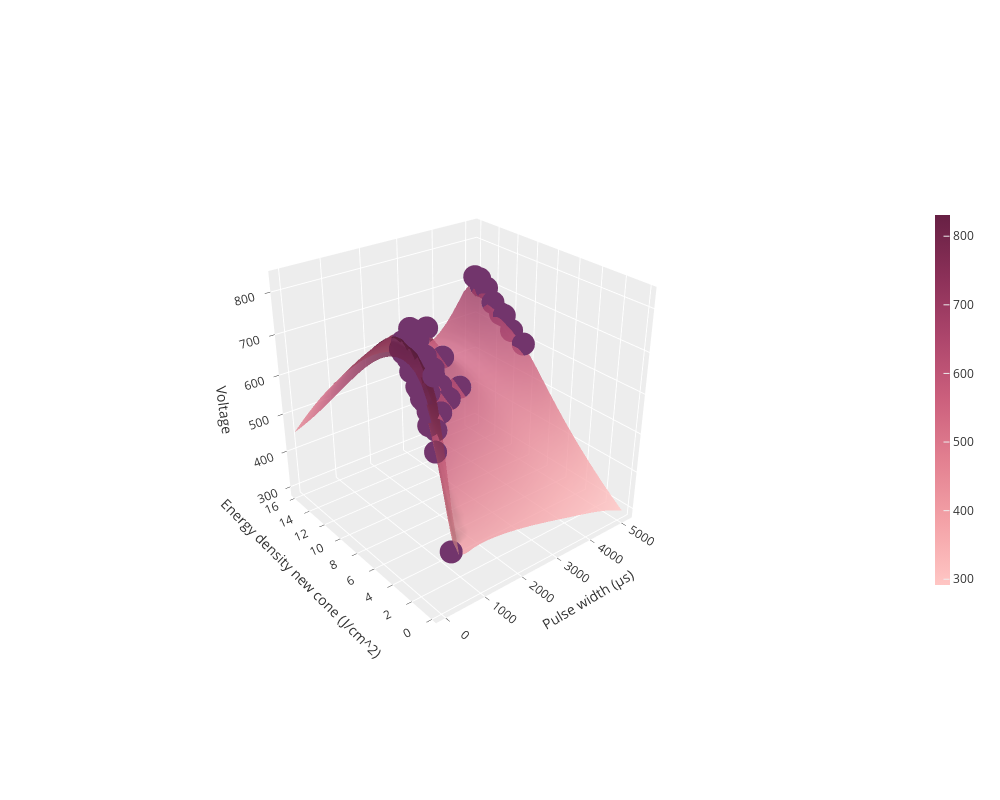

Write notebook code for a chart like this one.
### Code cell
import plotly.graph_objects as go
import matplotlib.pyplot as plt
import matplotlib as mpl

fig = go.Figure(data=[go.Scatter3d(z=volts_bol_dat, 
                                    x=time_bol_dat,
                                    y=energy_den_bol_dat, 
                                    mode='markers',
                                    marker={'color':'#72356c'},
                                    name='GP regression')])
fig.add_trace(go.Surface(z=volt_on_grid, 
                            x=raw_post_test_grid[:,0],
                            y=raw_post_test_grid[:,1],
                            opacity=0.8,
                            colorscale = "Burg",
                            colorbar=dict(thickness=15, len=0.5)))

fig.update_layout(width=1000, height=800,
                    legend=dict(orientation="h", yanchor="top", y=1.02, 
                    xanchor="left",x=1), margin=dict(r=20, l=10, b=10, t=10), 
                        scene=dict(
                        xaxis_title="Pulse width (μs)",
                        yaxis_title="Energy density new cone (J/cm^2)",
                        zaxis_title='Voltage')
                    )
camera = dict(
        up=dict(x=0, y=0, z=1),
        center=dict(x=0, y=0, z=0),
        eye=dict(x=-2, y=-2.5, z=1.75)
)
fig.update_layout(scene_camera=camera)
fig.update_layout(template="ggplot2")
fig.show()

### Figure 1 — Plotly figure (JSON) as saved in the notebook; plotly's stock layout.template omitted (floating-point values rounded to 4 significant figures; data arrays with more than 128 entries replaced by an {"elided": "..."} marker saying what was removed)
{"data": [{"marker": {"color": "#72356c"}, "mode": "markers", "name": "GP regression", "x": [400, 500, 1000, 1500, 2000, 2500, 5000, 500, 1000, 1500, 2000, 2500, 5000, 300, 500, 1000, 1500, 2000, 2500, 5000, 200, 300, 400, 500, 800, 100, 200, 300, 400, 495, 500, 1000, 1500, 2000, 5000, 500, 500, 500, 500, 1000, 1000, 1000, 2000, 2000, 2000, 2000, 2000, 5000, 5000, 5000, 5000, 5000, 2000], "y": [0.61, 2.4, 4.34, 5.83, 6.91, 7.74, 10.01, 3.01, 5.45, 7.21, 8.55, 9.53, 12.11, 2.23, 3.65, 6.55, 8.63, 10.13, 11.23, 14.11, 1.72, 2.69, 3.58, 4.43, 6.63, 0.86, 2.06, 3.19, 4.27, 5.22, 5.24, 7.52, 9.29, 10.71, 14.89, 4.51, 5.37, 4.07, 4.88, 6.76, 7.77, 6.02, 8.73, 9.38, 10.48, 11.01, 7.8, 14.71, 15.44, 13.37, 12.5, 11.29, 7.28], "z": [400, 600, 600, 600, 600, 600, 600, 650, 650, 650, 650, 650, 650, 700, 700, 700, 700, 700, 700, 700, 750, 750, 750, 750, 750, 800, 800, 800, 800, 800, 799, 738, 720, 716, 716, 750, 799, 720, 770, 700, 738, 670, 650, 670, 700, 716, 620, 700, 716, 670, 650, 620, 600], "type": "scatter3d"}, {"colorbar": {"len": 0.5, "thickness": 15}, "colorscale": [[0, "rgb(255, 198, 196)"], [0.1667, "rgb(244, 163, 168)"], [0.3333, "rgb(227, 129, 145)"], [0.5, "rgb(204, 96, 125)"], [0.6667, "rgb(173, 70, 108)"], [0.8333, "rgb(139, 48, 88)"], [1, "rgb(103, 32, 68)"]], "opacity": 0.8, "x": [-75.0, 106.0, 287.1, 468.1, 649.1, 830.2, 1011.0, 1192.0, 1373.0, 1554.0, 1735.0, 1916.0, 2097.0, 2278.0, 2459.0, 2641.0, 2822.0, 3003.0, 3184.0, 3365.0, 3546.0, 3727.0, 3908.0, 4089.0, 4270.0, 4451.0, 4632.0, 4813.0, 4994.0, 5175.0], "y": [0.08036, 0.6283, 1.176, 1.724, 2.272, 2.82, 3.368, 3.916, 4.464, 5.012, 5.559, 6.107, 6.655, 7.203, 7.751, 8.299, 8.847, 9.395, 9.943, 10.49, 11.04, 11.59, 12.13, 12.68, 13.23, 13.78, 14.33, 14.87, 15.42, 15.97], "z": {"elided": "30x30 float values"}, "type": "surface"}], "layout": {"legend": {"orientation": "h", "yanchor": "top", "y": 1.02, "xanchor": "left", "x": 1}, "margin": {"r": 20, "l": 10, "b": 10, "t": 10}, "width": 1000, "height": 800, "scene": {"xaxis": {"title": {"text": "Pulse width (μs)"}}, "yaxis": {"title": {"text": "Energy density new cone (J/cm^2)"}}, "zaxis": {"title": {"text": "Voltage"}}, "camera": {"up": {"x": 0, "y": 0, "z": 1}, "center": {"x": 0, "y": 0, "z": 0}, "eye": {"x": -2, "y": -2.5, "z": 1.75}}}}}
